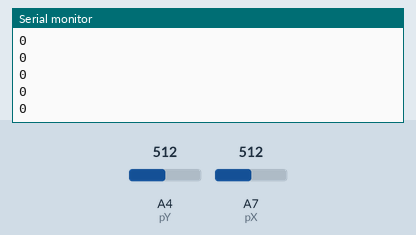
This program was run on a simulated Arduino Nano, built with avr-gcc and run on an emulated ATmega328P. On the bench: the last lines printed to the serial monitor. Inputs (shaded band) come from the test bench; at power-on: A4 (pY) = 512, A7 (pX) = 512.

Above: at 1.2 s.
1.3 s: A4 (pY) set to 490
At 2.1 s:
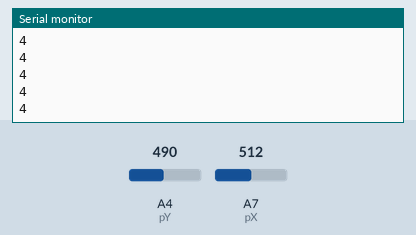
2.8 s: A4 (pY) set to 610
At 3.3 s:
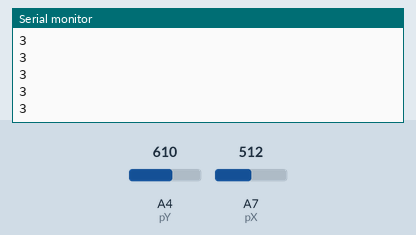
Timing chart, 0 to 5.8 s (numbered marks = the images above; inputs shaded):
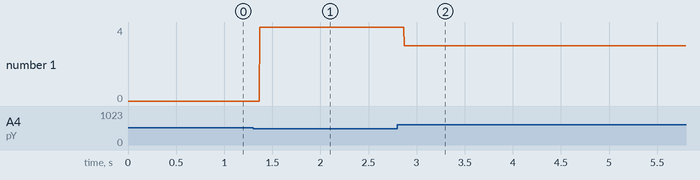

Measured:
- after the input at 1.3 s, the serial monitor: prints a new line after 0.07 s (image 1)
- after the input at 2.8 s, the serial monitor: prints a new line after 0.07 s (image 2)
- plotted number 1: 0 → 4 after the input at 1.3 s, 4 → 3 after the input at 2.8 s

The program:

main.cpp
```cpp
#include <Arduino.h>
#include <SoftwareSerial.h>
SoftwareSerial BT(10, 11); // RX, TX

const uint8_t pX = A7;
const uint8_t pY = A4;

int lastX = 530;
int lastY = 524;
int lastState = 0;

void setup(){
  Serial.begin(9600);
  BT.begin(9600);
  pinMode(pX, INPUT);
  pinMode(pY, INPUT);

}

void loop(){

  int valX = analogRead(pX);
  int valY = analogRead(pY);
  int state = 0;
  if(valY > 600){
    state = 3;
  }
  else if(valY < 500){
    state = 4;
  }
  else if(valX > 600){
    state = 1;
  }
  else if(valX < 500){
    state = 2;
  }

  BT.write(state);
  Serial.println(state);
  // if(abs(valX - lastX) <= 5) send lastX ; else send valX
  if(lastState == state){
  return;
}
else{
  BT.write(state);
  lastState = state;
}

}

// Y izquierda = 0, derecha = 1023
//Z delante = 1023, atras = 0
```
